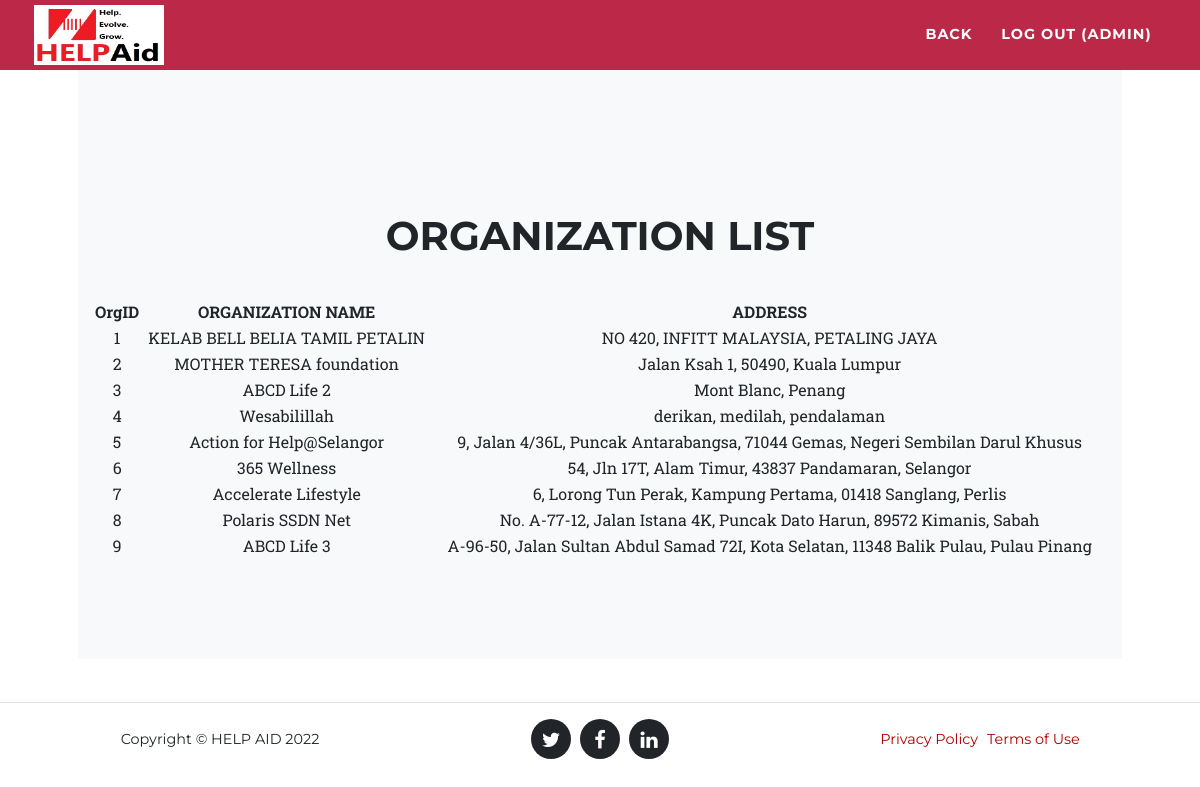
The app's page /Assignment1/HELP-Aid-Contact-Portal-Siva_HELP_AID/organization.php with its own data.
### tables this page shows
CREATE TABLE `organization` (
  `OrgID` int(11) NOT NULL,
  `organizationName` varchar(50) NOT NULL,
  `Address` varchar(250) NOT NULL
);

### Assignment1/HELP-Aid-Contact-Portal-Siva_HELP_AID/organization.php (the view, shortened to what this page needs)
<?php
  $servername = "localhost";
  $username = "root";
  $password = "";
  $dbname = "helpaid";
  $con = new mysqli($servername, $username, $password, $dbname);
$sql = "SELECT * FROM organization";
$result = mysqli_query($con, $sql);
?>
<!DOCTYPE html>
<html lang="en" dir="ltr">
  <head>
        <link href="vendor/bootstrap/css/bootstrap.min.css" rel="stylesheet">
        <link href="vendor/font-awesome/css/font-awesome.min.css" rel="stylesheet" type="text/css">
        <link href="css/agency.min.css" rel="stylesheet">
		<link href="css/style.css" rel="stylesheet">
    </head>
    <body id="page-top">
      <nav class="navbar new navbar-expand-lg navbar-dark fixed-top p-0 m-0" id="mainNav">
            <div class="container h-100 p-0 px-1">
            <a class="navbar-brand js-scroll-trigger h-100 m-0" href="#"><img src="img/helpaid_logo.jpg" alt="logo" width="130" height="60"></a>
                <div class="collapse navbar-collapse" id="navbarResponsive">
                    <ul class="navbar-nav text-uppercase ml-auto">
                <li class="nav-item">
                        <a class="nav-link js-scroll-trigger" href="addOrganization.html"><b>BACK</b></a>
						<li class="nav-item">
                            <a class="nav-link js-scroll-trigger" href="./../index.html"><b>LOG OUT&nbsp;(ADMIN)</b></a>
                        </li>
                        </li>
                    </ul>
                </div>
            </div>
        </nav>
	   <div class = "container p-5">
		<section class="bg-light mt-3" id="portfolio">
            <div class="container">
                <div class="row">
                    <div class="col-lg-12 text-center mt-4"><br>
                        <h2 class="section-heading text-uppercase">ORGANIZATION LIST</h2><br>
                    </div>
                </div>
                <div class="row">
                    <div class="col-lg-12 text-center">
                        <table id="tdatable" class="display" width="100%" cellspacing="0">
                            <thead>
                                <tr>
                                    <th>OrgID</th>
                                    <th>ORGANIZATION NAME</th>
									<th>ADDRESS</th>
                                </tr>
                            </thead>
                            <tbody >
							<?php
							$i=0;
							while($row = mysqli_fetch_array($result)) {
							if($i%2==0)
							$classname="even";
							else
							$classname="odd";
							?>
							<tr class="<?php if(isset($classname)) echo $classname;?>">
							<td><?php echo $row["OrgID"]; ?></td>
							<td><?php echo $row["organizationName"]; ?></td>
							<td><?php echo $row["Address"]; ?></td>
							</tr>
							<?php
							$i++;
							}
							?>
                            </tbody>
                        </table>
                    </div>
                </div>
            </div>
        </section>
	   </div>
     <footer>
       <hr>
      <div class="container">
        <div class="row">
          <div class="col-md-4">
            <span class="copyright">Copyright &copy; HELP AID 2022</span>
          </div>
          <div class="col-md-4">
            <ul class="list-inline social-buttons">
              <li class="list-inline-item">
                <a href="#">
                  <i class="fa fa-twitter"></i>
                </a>
              </li>
              <li class="list-inline-item">
                <a href="#">
                  <i class="fa fa-facebook"></i>
                </a>
              </li>
              <li class="list-inline-item">
                <a href="#">
                  <i class="fa fa-linkedin"></i>
                </a>
              </li>
            </ul>
          </div>
          <div class="col-md-4">
            <ul class="list-inline quicklinks">
              <li class="list-inline-item">
                <a href="#">Privacy Policy</a>
              </li>
              <li class="list-inline-item">
                <a href="#">Terms of Use</a>
              </li>
            </ul>
          </div>
        </div>
      </div>
    </footer>
  </body>
</html>

### Assignment1/HELP-Aid-Contact-Portal-Siva_HELP_AID/css/style.css (style rules this page uses)
footer { position: fixed; left: 0; bottom: 0; width: 100%; text-align: center; }

### records on screen
organization: OrgID "1", organizationName "KELAB BELL BELIA TAMIL PETALIN", Address "NO 420, INFITT MALAYSIA, PETALING JAYA"
organization: OrgID "2", organizationName "MOTHER TERESA foundation", Address "Jalan Ksah 1, 50490, Kuala Lumpur"
organization: OrgID "3", organizationName "ABCD Life 2", Address "Mont Blanc, Penang"
organization: OrgID "4", organizationName "Wesabilillah", Address "derikan, medilah, pendalaman"
organization: OrgID "5", organizationName "Action for Help@Selangor", Address "9, Jalan 4/36L, Puncak Antarabangsa, 71044 Gemas, Negeri Sembilan Darul Khusus"
organization: OrgID "6", organizationName "365 Wellness", Address "54, Jln 17T, Alam Timur, 43837 Pandamaran, Selangor"
organization: OrgID "7", organizationName "Accelerate Lifestyle", Address "6, Lorong Tun Perak, Kampung Pertama, 01418 Sanglang, Perlis"
organization: OrgID "8", organizationName "Polaris SSDN Net", Address "No. A-77-12, Jalan Istana 4K, Puncak Dato Harun, 89572 Kimanis, Sabah"
organization: OrgID "9", organizationName "ABCD Life 3", Address "A-96-50, Jalan Sultan Abdul Samad 72I, Kota Selatan, 11348 Balik Pulau, Pulau Pinang"
